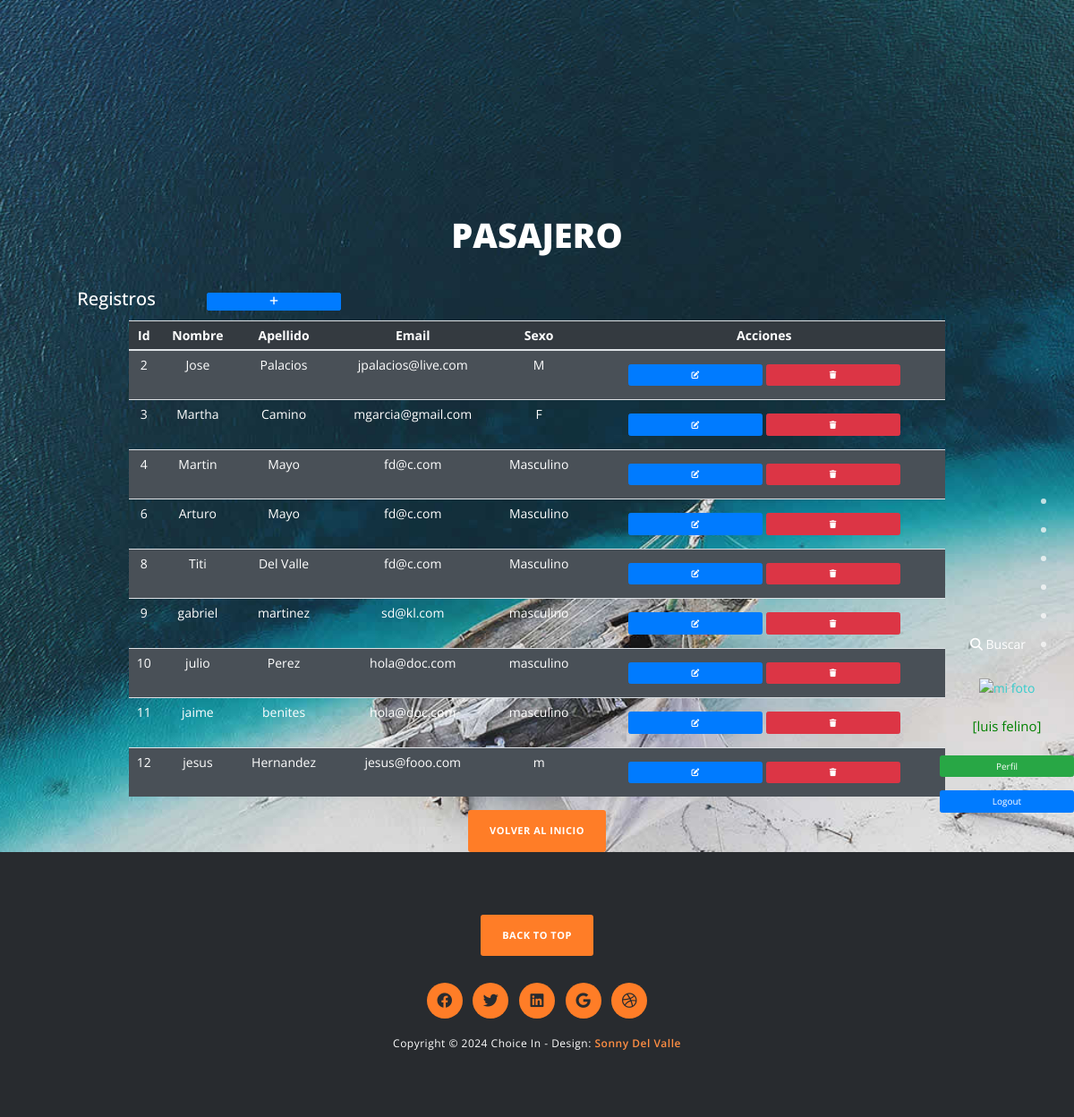
Screenshot of /pasajero/ (signed in) with the database file from the repository.
### registro/models.py (models this page shows, shortened)
class Pasajero(models.Model):
  nombre = models.CharField(max_length=50)
  apellido = models.CharField(max_length=50)
  email = models.EmailField()
  sexo = models.CharField(max_length=50)
  class Meta:
    verbose_name = "Pasajero"
    verbose_name_plural = "Pasajeros"

### registro/views.py (the view)
# urls.py: path('pasajero/', pasajero, name = "pasajero"),
@login_required
def pasajero(request):
  contexto = {"pasajero": Pasajero.objects.all()}
  return render(request, "registro/pasajero.html", contexto)

### registro/templates/registro/pasajero.html (shortened to what this page needs)
{% extends 'registro/menu.html' %}
{% block titulo %}
<h1 class="mb-5 text-center text-white", style="font-size: 3.8rem;">Pasajero</h1>
{% endblock titulo %}
{% block contenido %}
<table>
    <tr>
        <td width="200"style="color:white"><h2>Registros</h2></td>
        <td>
            <a href="{% url 'registro_form' %}" class="btn btn-primary btn-sm">
            </a>
        </td>
    </tr>
</table>
<table class="table table-striped">
    <thead>
        <tr>
            <th>Id</th>
            <th>Nombre</th>
            <th>Apellido</th>
            <th>Email</th>
            <th>Sexo</th>
            <th>Acciones</th>
        </tr>
    </thead>
    <tbody>
    {% for pa in pasajero %}
        <tr>
            <td>{{ pa.id }}</td>
            <td>{{ pa.nombre }}</td>
            <td>{{ pa.apellido }}</td>
            <td>{{ pa.email }}</td>
            <td>{{ pa.sexo }}</td>
            <td>
                <a href="{% url 'registro_update' pa.id %}" class="btn btn-primary" style="--bs-btn-padding-y: .25rem; --bs-btn-padding-x: .5rem; --bs-btn-font-size: .75rem;">
                </a>
                <a href="{% url 'registro_delete' pa.id %}" class="btn btn-danger" style="--bs-btn-padding-y: .25rem; --bs-btn-padding-x: .5rem; --bs-btn-font-size: .75rem;">
                </a>
            </td>
        </tr>
    {% endfor %}
    </tbody>
</table>
{% endblock contenido %}

### registro/templates/registro/menu.html (shortened to what this page needs)
<!DOCTYPE html>
<html>
    <head>
        {% load static %}
        <link rel="stylesheet" href="{% static 'css/bootstrap.min.css' %}">
        <link rel="stylesheet" href="{% static 'css/fontAwesome.css' %}">
        <link rel="stylesheet" href="{% static 'css/hero-slider.css' %}">
        <link rel="stylesheet" href="{% static 'css/templatemo-main.css' %}">
        <link rel="stylesheet" href="{% static 'css/owl-carousel.css' %}">
        <link rel="stylesheet" href="https://cdnjs.cloudflare.com/ajax/libs/font-awesome/6.4.0/css/all.min.css">
    </head>
<body>
    <div class="fixed-side-navbar">
        {% if user.is_authenticated %}
        <ul class="nav flex-column">
            <li class="nav-item"><a class="nav-link" href="{% url 'home' %}"><span>Inicio</span></a></li>
            <li class="nav-item"><a class="nav-link" href="{% url 'pasajero' %}"><span>Pasajero</span></a></li>
            <li class="nav-item"><a class="nav-link" href="{% url 'hotel' %}"><span>Hotel</span></a></li>
            <li class="nav-item"><a class="nav-link" href="{% url 'habitacion' %}"><span>Habitacion</span></a></li>
            <li class="nav-item"><a class="nav-link" href="{% url 'pais_destino' %}"><span>Pais de Destino</span></a></li>
            <li class="nav-item">
                <a class="nav-link" href="{% url 'buscarPasajeros' %}">
                    <i class="fa fa-search" aria-hidden="true"></i> Buscar
                </a>
            </li>
        </ul>
        <div class="text-center">
            <a href="{% url 'agregarAvatar' %}">
                <img src="{{ request.session.avatar }}" height="40px" width="40px" alt="mi foto">
            </a>
        </div>
            <p style="color:green"> [{{user.first_name}} {{user.last_name}}]</p>
            <a class="btn btn-success mb-2" href="{% url 'editProfile' %}">Perfil</a>
            <form method="post" action="{% url 'logout' %}">
                <button type="submit" class="btn btn-primary">Logout</button>
            </form>
        {% else %}
            <div class="d-flex flex-column align-items-center">
                <a class="btn btn-primary mb-2 btn-lg" href="{% url 'login' %}">Login</a>
                <a class="btn btn-success btn-lg" href="{% url 'registro' %}">Registrate</a>
            </div>
        {% endif %}
    </div>
    <div class="parallax-content baner-content" id="home">
        <div class="container">
            <div class="first-content">
              {% block titulo %}{% endblock titulo %}
              {% block contenido %}{% endblock contenido %}
                <div class="primary-button">
                    <a href="{% url 'home' %}">Volver al inicio</a>
                </div>
            </div>
        </div>
    </div>
    <footer>
        <div class="container">
            <div class="row">
                <div class="col-md-12">
                    <div class="primary-button">
                        <a href="#home">Back To Top</a>
                    </div>
                    <ul>
                        <li><a href="#"><i class="fab fa-facebook"></i></a></li>
                        <li><a href="#"><i class="fab fa-twitter"></i></a></li>
                        <li><a href="#"><i class="fab fa-linkedin"></i></a></li>
                        <li><a href="#"><i class="fab fa-google"></i></a></li>
                        <li><a href="#"><i class="fab fa-dribbble"></i></a></li>
                    </ul>
                    <p>Copyright &copy; 2024 Choice In
            		- Design: <a rel="nofollow noopener" href="{% url 'acerca' %}"><em>Sonny Del Valle</em></a></p>
                </div>
            </div>
        </div>
    </footer>
</body>
</html>

### registro/static/css/hero-slider.css (style rules this page uses)
*, *::after, *::before { -webkit-box-sizing: border-box; -moz-box-sizing: border-box; box-sizing: border-box; }
html { font-size: 62.5%; }
body { font-family: "Open Sans", sans-serif; color: #2c343b; background-color: #f2f2f2; }
a { color: #d44457; text-decoration: none; }
img { max-width: 100%; }

### registro/static/css/templatemo-main.css (style rules this page uses)
p { font-size: 15px; line-height: 25px; }
body { position: relative; font-size: 14px; }
a { color: #3CC; }
.fixed-side-navbar { position: fixed; top: 50%; right: 0; z-index: 99999; margin-top: -100px; text-align: right; padding: 30px 0; -webkit-transition: all .3s; transition: all .3s; }
.nav>li { position: relative; display: block; }
.fixed-side-navbar .nav > li a { color: #fff; min-height: 32px; background: transparent; padding: 5px 45px 5px 25px; border-right: none; }
.fixed-side-navbar .nav > li a:after { content: ''; position: absolute; top: 50%; right: 20px; margin-top: -5px; width: 10px; height: 10px; border-radius: 10px; background: rgba(250, 250, 250, 0.75); -webkit-transition: all .3s; transition: all .3s; -webkit-transform: scale(0.6); transform: scale(0.6); }
.primary-button a { display: inline-block; background-color: #ff7d27; padding: 15px 24px; border-radius: 3px; text-transform: uppercase; font-size: 11px; color: #fff; font-weight: 700; text-decoration: none; letter-spacing: 0.5px; }
.parallax-content { width: 100%; min-height: 100vh; background-size: cover; }
.baner-content { padding-top: 30vh; text-align: center; background-image: url(../img/1st-section.jpg); }
.baner-content h1 { margin-top: 0px; font-size: 128px; color: #fff; font-weight: 900; text-transform: uppercase; margin-bottom: 0px; }
.baner-content .primary-button { margin-top: 15px; }
footer { text-align: center; background-color: #282b2f; padding: 70px 0px; }
footer .primary-button { margin-bottom: 30px; }
footer ul { padding: 0px; margin: 0px; list-style: none; }
footer ul li { display: inline-block; margin: 0px 4px; }
footer ul li a { width: 40px; height: 40px; line-height: 40px; text-align: center; display: inline-block; background-color: #ff7d27; color: #282b2f; border-radius: 50%; text-decoration: none; transition: all 0.5s; font-size: 17px; }
footer p { font-size: 12px; color: #fff; margin-top: 15px; color: #fff; letter-spacing: 0.5px; margin-bottom: 0px; }
footer em { color: #ff8e43; font-weight: 600; font-style: normal; }
@media (min-width: 1200px) { .container { max-width: 1170px; } }
body:after { content: url(../img/close.png) url(../img/loading.gif) url(../img/prev.png) url(../img/next.png); display: none; }

### registro/templates/registro/menu.html (style rules this page uses)
.fixed-side-navbar { display: flex; flex-direction: column; align-items: center; padding-top: 20px; }
.nav-link { text-align: center; width: 100%; }
.text-center { margin: 20px 0; }
.btn { width: 150px; margin: 10px 0; }

### registro/templates/registro/pasajero.html (style rules this page uses)
.table { color: white; margin: 0 auto; width: 80%; }
.table th, .table td { padding: 0.5rem; }
.table th { background-color: #343a40; }
.table-striped tbody tr:nth-of-type(odd) { background-color: #495057; }

### rows the page displays
Pasajero: id "2", nombre "Jose", apellido "Palacios", email "jpalacios@live.com", sexo "M"
Pasajero: id "3", nombre "Martha", apellido "Camino", email "mgarcia@gmail.com", sexo "F"
Pasajero: id "4", nombre "Martin", apellido "Mayo", email "fd@c.com", sexo "Masculino"
Pasajero: id "6", nombre "Arturo", apellido "Mayo", email "fd@c.com", sexo "Masculino"
Pasajero: id "8", nombre "Titi", apellido "Del Valle", email "fd@c.com", sexo "Masculino"
Pasajero: id "9", nombre "gabriel", apellido "martinez", email "sd@kl.com", sexo "masculino"
Pasajero: id "10", nombre "julio", apellido "Perez", email "hola@doc.com", sexo "masculino"
Pasajero: id "11", nombre "jaime", apellido "benites", email "hola@doc.com", sexo "masculino"
Pasajero: id "12", nombre "jesus", apellido "Hernandez", email "jesus@fooo.com", sexo "m"

### other values shown
{{ user.first_name }} "luis"
{{ user.last_name }} "felino"
